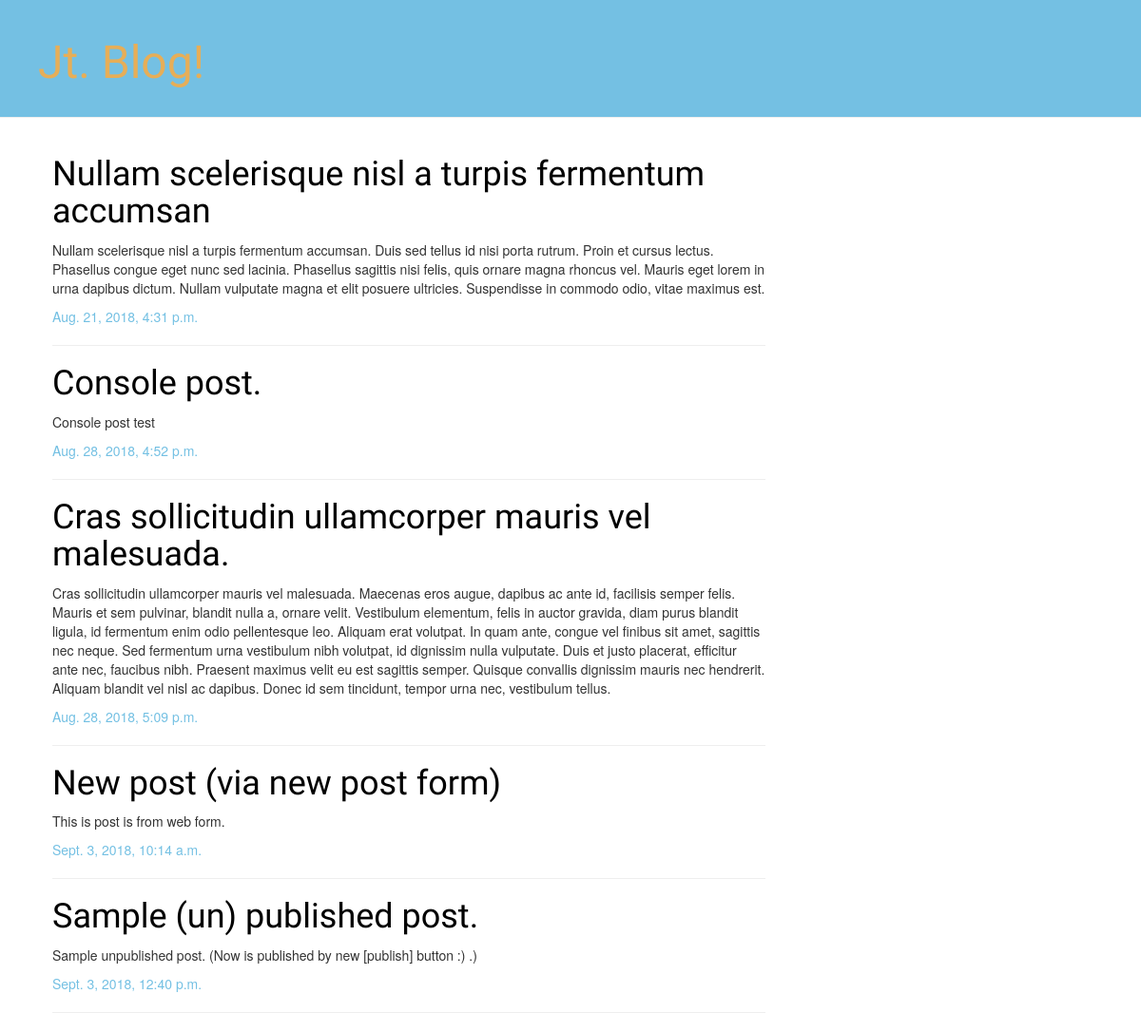
Before: / with the older database file.
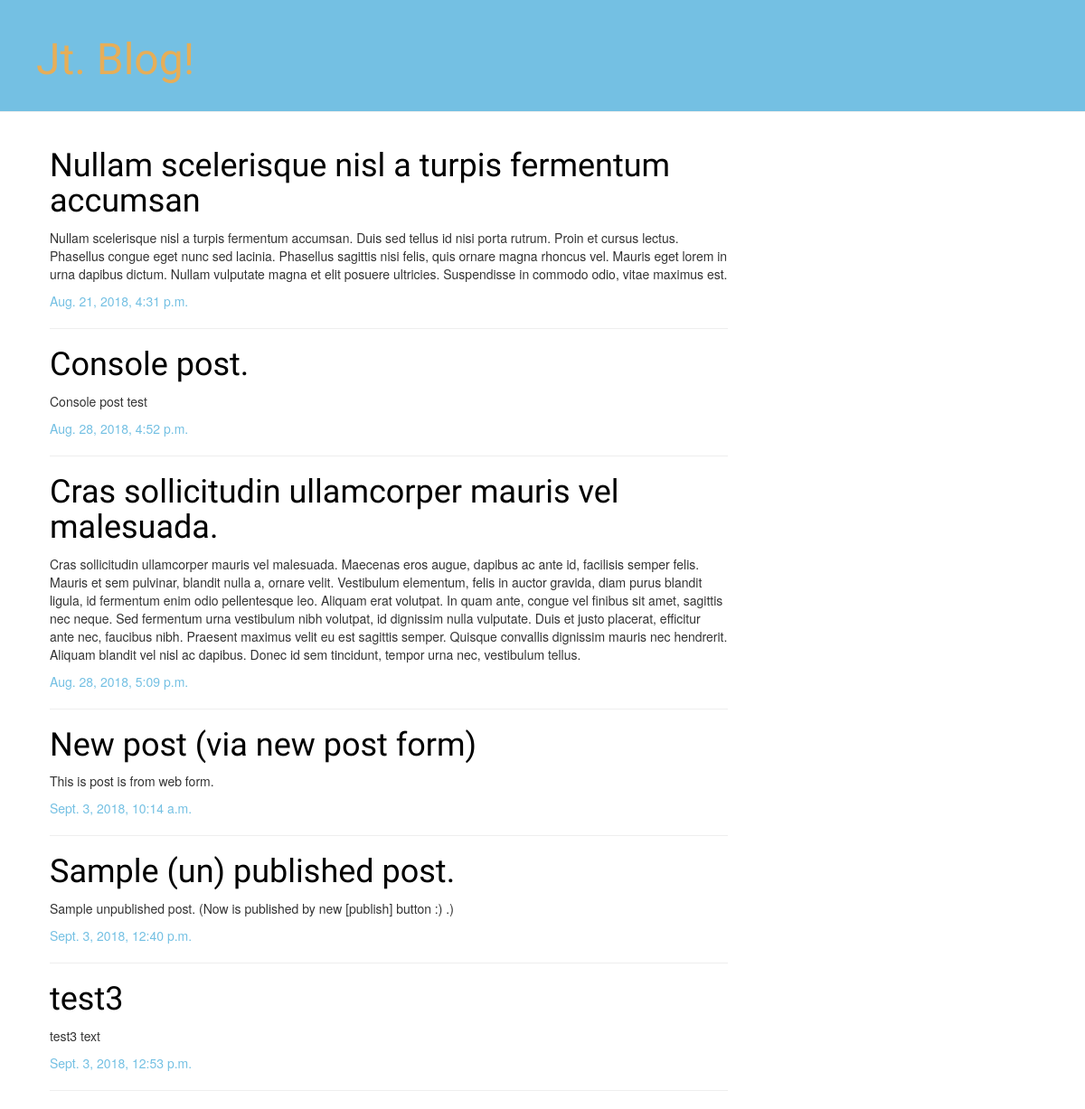
After: the same page with the newer database file.
### blog/models.py (models this page shows, shortened)
class Post(models.Model):
    author = models.ForeignKey('auth.User', on_delete=models.CASCADE)
    title = models.CharField(max_length=200)
    text = models.TextField()
    created_date = models.DateTimeField(
            default=timezone.now)
    published_date = models.DateTimeField(
            blank=True, null=True)

### blog/views.py (the view)
# urls.py: path('', views.post_list, name='post_list'),
def post_list(request):
    posts = Post.objects.filter(published_date__lte=timezone.now()).order_by('published_date')
    return render(request, 'blog/post_list.html', {'posts': posts})

### blog/templates/blog/post_list.html
{% extends 'blog/base.html' %}
{% block content %}
    {% for post in posts %}
        <div class="post">
            <h1><a href="{% url 'post_detail' pk=post.pk %}">{{ post.title }}</a></h1>
            <p>{{ post.text|linebreaksbr }}</p>
            <div class="date">
                {{ post.published_date }}
            </div>
            <hr>
        </div>
    {% endfor %}
{% endblock %}

### blog/templates/blog/base.html (shortened to what this page needs)
<!DOCTYPE html>
{% load static %}
<html>
    <head>
        <link rel="stylesheet" href="//maxcdn.bootstrapcdn.com/bootstrap/3.2.0/css/bootstrap.min.css">
        <link rel="stylesheet" href="//maxcdn.bootstrapcdn.com/bootstrap/3.2.0/css/bootstrap-theme.min.css">
        <link rel="stylesheet" href="{% static 'css/blog.css' %}">
    </head>
        <body>
            <div class="page-header">
                <h1><a href="/">Jt. Blog!</a></h1>
            </div>
            <div class="content container">
                <div class="row">
                    <div class="col-md-8">
                    {% block content %}
                    {% endblock %}
                    </div>
                </div>
            </div>
        </body>
</html>

### blog/static/css/blog.css (style rules this page uses)
.page-header { background-color: #74c0e3; margin-top: 0; padding: 20px 20px 20px 40px; }
.page-header h1, .page-header h1 a, .page-header h1 a:visited, .page-header h1 a:active { color: #e6ae58; font-size: 36pt; text-decoration: none; }
.content { margin-left: 40px; }
h1, h2, h3, h4 { font-family: 'Source Sans Pro', sans-serif; }
.date { color: #74c0e3; }
.post { margin-top: 15px; }
.post h1 a, .post h1 a:visited { color: #000000; }

Changed rows visible on the page:
added Post: title "test3", text "test3 text", published_date "Sept. 3, 2018, 12:53 p.m."
